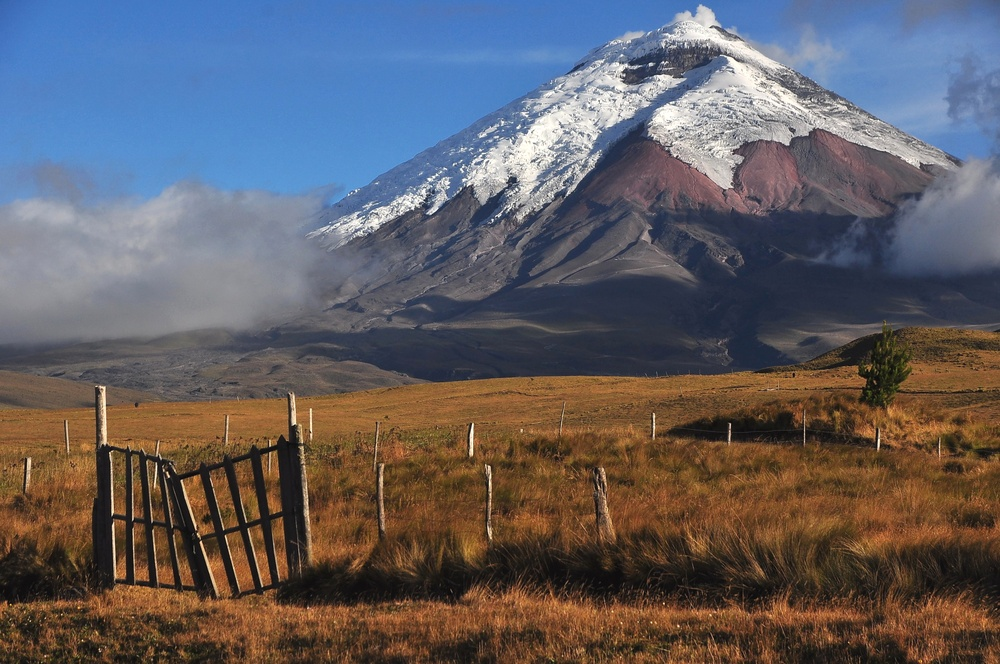
#> input picture 01MarcoTeorico/02Procesamiento_básico_de_imagenes/Cotopaxi.jpg, 1000 x 664 px, shrunk from 1807 x 1200 before the run
$ jupyter execute --allow-errors codigo.ipynb
#> lines starting #> are read from the running program, lines starting #| are printed output that depends on the picture
Este cuaderno incluye el código para el procesamiento básico de imágenes: obtención y manejo de los histogramas, así como el cálculo de las derivadas.

# Módulos

[cell 1]
from PIL import Image
import numpy as np
import pandas as pd
import matplotlib.pyplot as plt

# Procesamiento de imágenes

## Matriz de escala de grises

[cell 2]
# Ruta a la imagen JPG
image_path = "Cotopaxi.jpg"

# Cargar la imagen
image = Image.open(image_path)
#> image is the input picture: PIL image 1000x664 RGB; mean R, G, B 97.7, 94.1, 99

# Convertir la imagen a escala de grises
image_gray = image.convert("L")
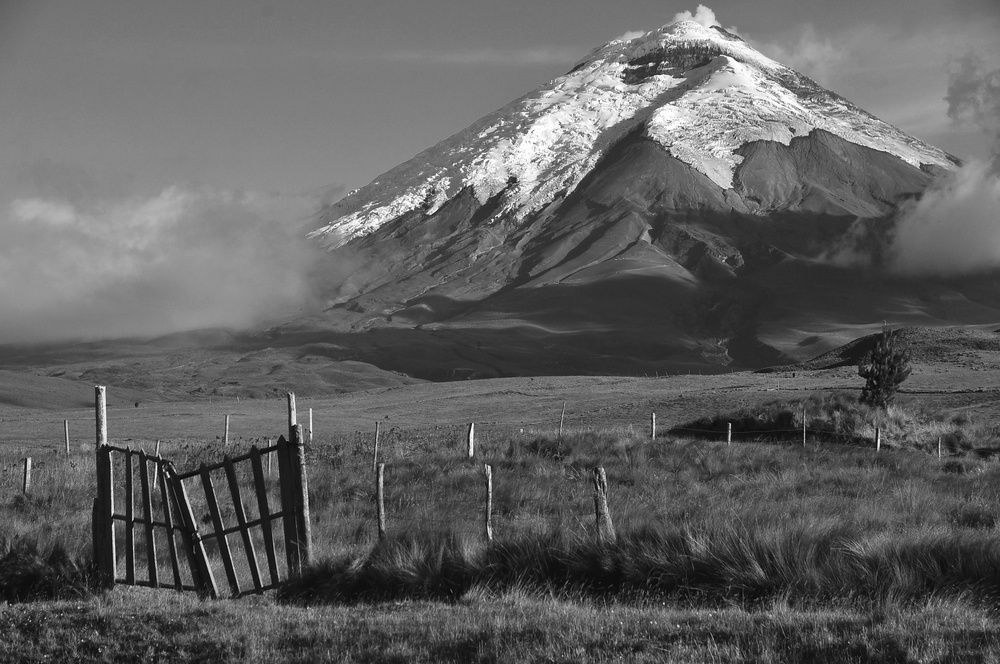
#> image_gray: PIL image 1000x664 L; min 3, max 255, mean 95.8
data_matrix_gray = np.array(image_gray)

## Histograma

#> (a cell that did not finish here is left out)

#> (a cell that did not finish here is left out)

## Función de distribución acumulada

#> (a cell that did not finish here is left out)

## Ecualización de histograma

#> (a cell that did not finish here is left out)

#> (a cell that did not finish here is left out)

#> (a cell that did not finish here is left out)

## Primera derivada en x de la función

[cell 9]
# Calculamos la primera derivada en x de la imagen original mediante diferencias finitas hacia adelante
dx = 1
data_matrix_dx = np.zeros_like(data_matrix_gray)

for i in range(data_matrix_gray.shape[0]):
    for j in range(data_matrix_gray.shape[1] - 1):
        data_matrix_dx[i, j] = (data_matrix_gray[i, j + 1] - data_matrix_gray[i, j]) / dx
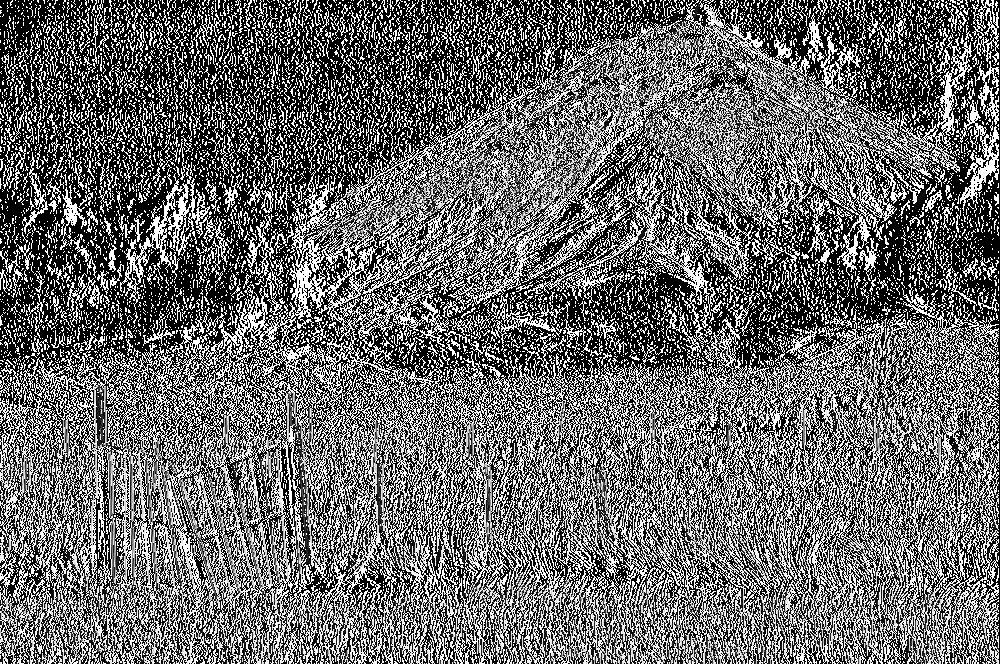
#> data_matrix_dx: shape (664, 1000); min 0, max 255, mean 106.6

# Calculamos la primera derivada en y de la imagen original mediante diferencias finitas hacia adelante
dy = 1
data_matrix_dy = np.zeros_like(data_matrix_gray)

for i in range(data_matrix_gray.shape[0] - 1):
    for j in range(data_matrix_gray.shape[1]):
        data_matrix_dy[i, j] = (data_matrix_gray[i + 1, j] - data_matrix_gray[i, j]) / dy
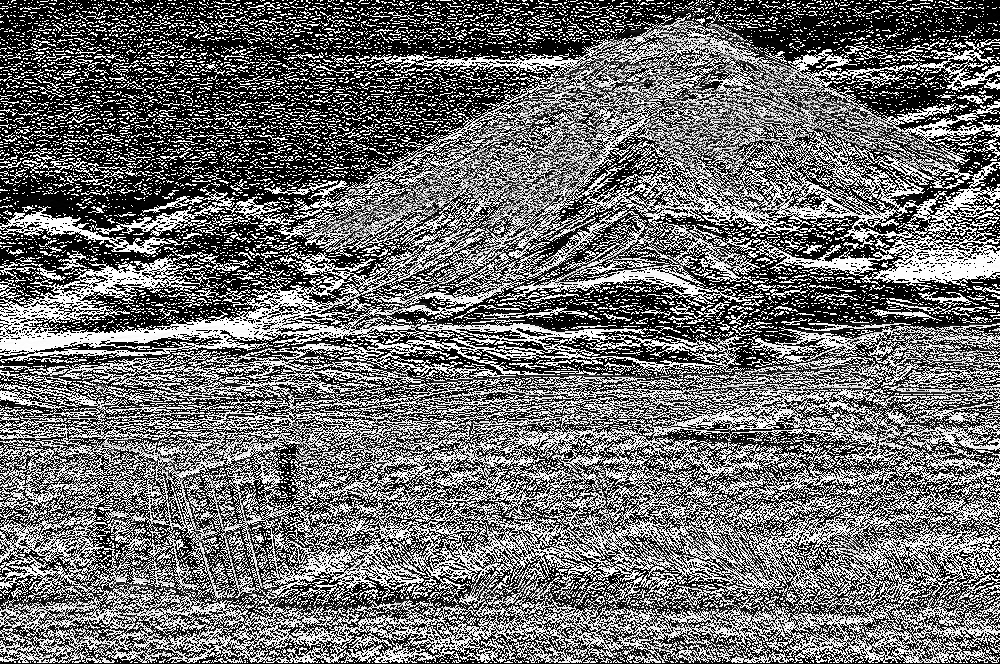
#> data_matrix_dy: shape (664, 1000); min 0, max 255, mean 110.5

# Mostramos la imagen original y sus derivadas
plt.figure()
plt.subplot(1, 3, 1)
plt.imshow(data_matrix_gray, cmap='gray')
plt.title("Imagen Original")
plt.axis("off")

plt.subplot(1, 3, 2)
plt.imshow(data_matrix_dx, cmap='gray')
plt.title("Primera Derivada en x")
plt.axis("off")

plt.subplot(1, 3, 3)
plt.imshow(data_matrix_dy, cmap='gray')
plt.title("Primera Derivada en y")
plt.axis("off")

plt.show()
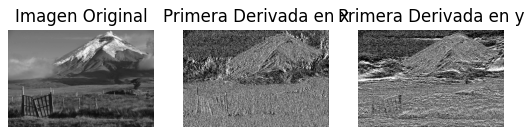
#> figure drawn by matplotlib, 3 panels

# Guardamos las imagenes
image_dx = Image.fromarray(data_matrix_dx)
image_dx.save("Cotopaxi_dx.jpg")

image_dy = Image.fromarray(data_matrix_dy)
image_dy.save("Cotopaxi_dy.jpg")

[cell 10]
# Normalizamo las derivadas en x e y
data_matrix_dx_norm = np.abs(data_matrix_dx) / np.max(np.abs(data_matrix_dx))

data_matrix_dy_norm = np.abs(data_matrix_dy) / np.max(np.abs(data_matrix_dy))

# Mostramos las derivadas normalizadas

plt.figure()
plt.subplot(1, 2, 1)
plt.imshow(data_matrix_dx_norm, cmap='gray')
plt.title("Primera Derivada Normalizada en x")
plt.axis("off")

plt.subplot(1, 2, 2)
plt.imshow(data_matrix_dy_norm, cmap='gray')
plt.title("Primera Derivada Normalizada en y")
plt.axis("off")

plt.show()
